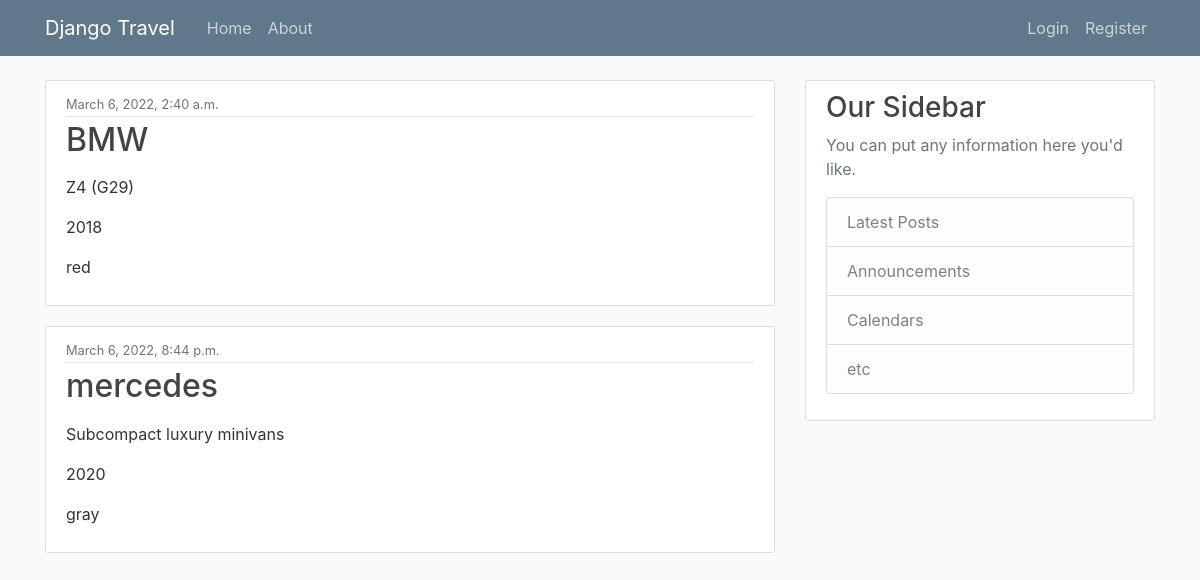
The page / on the database its author committed.
### home/models.py (models this page shows)
class Vehicle(models.Model):
    vehicle_name = models.CharField(max_length=30)
    model_name = models.CharField(max_length=30)
    production_year = models.CharField(max_length=50)
    vehicle_color = models.CharField(max_length=30)
    created_at = models.DateTimeField(default=timezone.now)
    user = models.ForeignKey(NewUser, on_delete=models.CASCADE, null=True)

### home/views.py (the view)
# urls.py: path('', include('home.urls')),
def home(request):
    context = {
        'vehicles': Vehicle.objects.all()
    }
    return render(request, 'home/home.html', context)

### home/templates/home/home.html (shortened to what this page needs)
{% extends "home/base.html" %}
{% block content %}
    {% for vehicle in vehicles %}
        <article class="media content-section">
          <div class="media-body">
            <div class="article-metadata">
              <small class="text-muted">{{ vehicle.created_at }}</small>
            </div>
            <h2><a class="article-title" href="#">{{ vehicle.vehicle_name }}</a></h2>
            <p class="article-content">{{ vehicle.model_name }}</p>
            <p class="article-content">{{ vehicle.production_year }}</p>
            <plass="article-content">{{ vehicle.vehicle_color }}</p>
          </div>
        </article>
    {% endfor %}
{% endblock content %}

### home/static/home/main.css (style rules this page uses)
body { background: #fafafa; color: #333333; margin-top: 5rem; }
h1, h2, h3, h4, h5, h6 { color: #444444; }
.content-section { background: #ffffff; padding: 10px 20px; border: 1px solid #dddddd; border-radius: 3px; margin-bottom: 20px; }
.article-title { color: #444444; }
.article-content { white-space: pre-line; }
.article-metadata { padding-bottom: 1px; margin-bottom: 4px; border-bottom: 1px solid #e3e3e3 }

### rows shown on the page
Vehicle: created_at "March 6, 2022, 2:40 a.m.", vehicle_name "BMW", model_name "Z4 (G29)", production_year "2018", vehicle_color "red"
Vehicle: created_at "March 6, 2022, 8:44 p.m.", vehicle_name "mercedes", model_name "Subcompact luxury minivans", production_year "2020", vehicle_color "gray"
